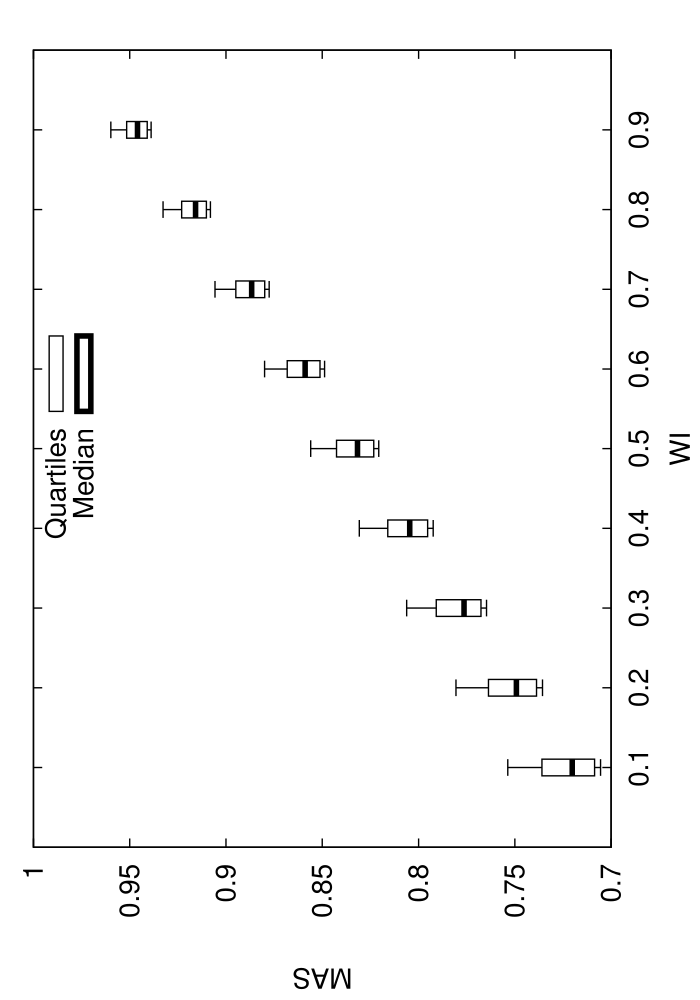

Reproduce this figure in gnuplot.
set terminal postscript enhanced 20
set xrange[0:1]
set xlabel 'WI'
set ylabel 'MAS'
set key ins vert center top spacing 1.0
set output 'stat_SIM_W05.dat.eps'
set bars 4.0
set style fill empty
plot 'stat_SIM_W05.dat.elab' using 1:3:2:6:5:xticlabel(1) with candlesticks lt -1 lw 1 title 'Quartiles' whiskerbars,'' using 1:4:4:4:4:xticlabels(1) with candlesticks lt -1 lw 4 title 'Median'
